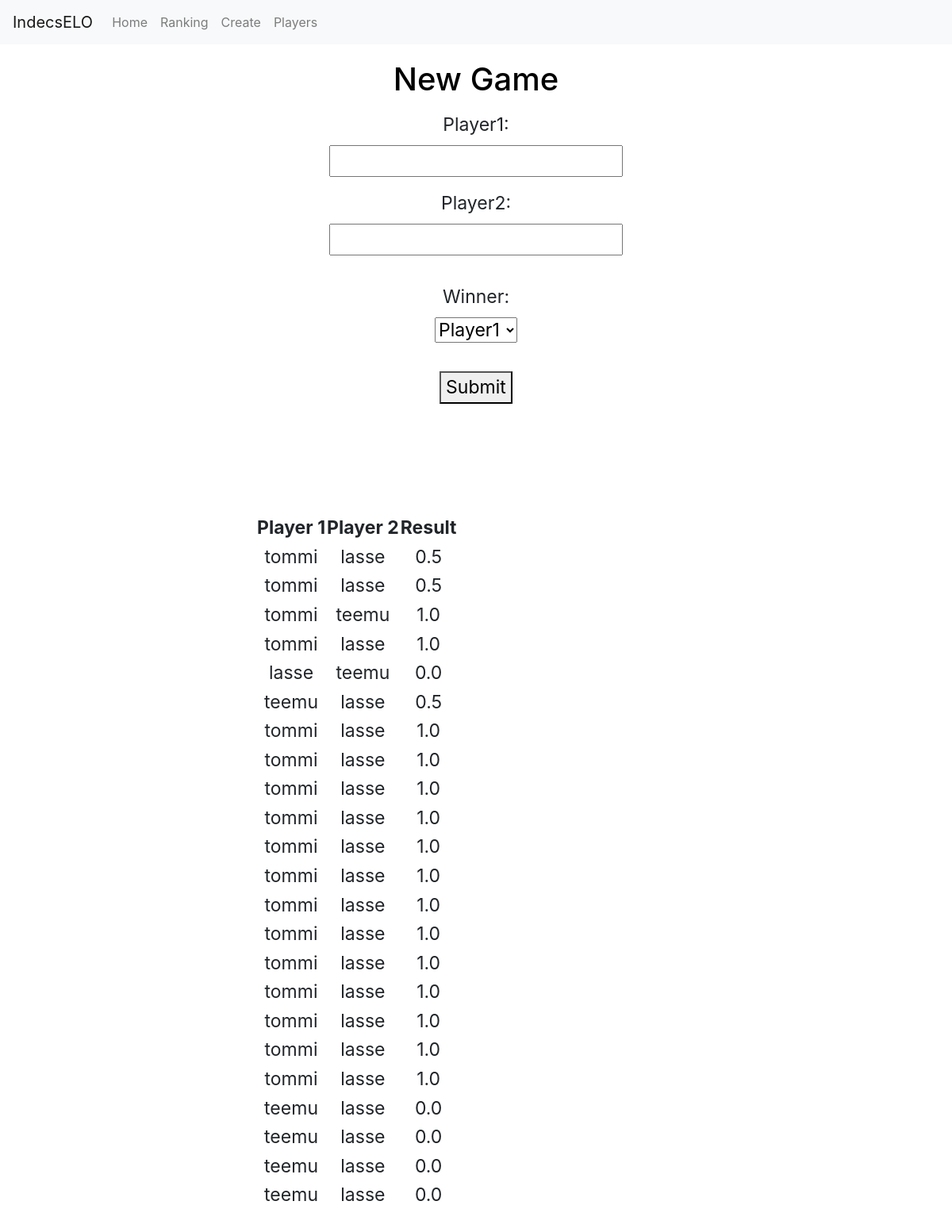
/, run on an earlier commit of the app's database.
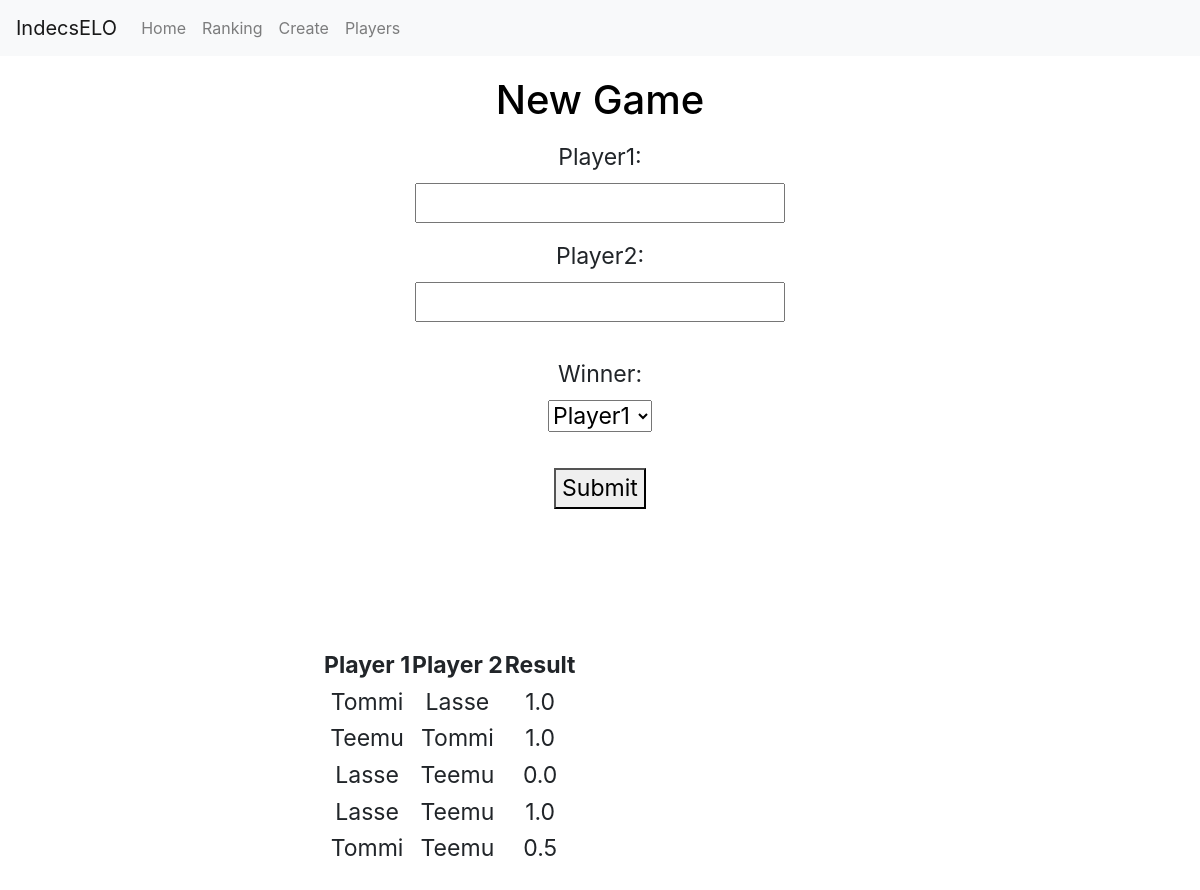
And on a later commit of the database.
### chessapp/models.py (models this page shows, shortened)
class Game(models.Model):
    player1 = models.CharField(max_length=20)
    player2 = models.CharField(max_length=20)
    result = models.FloatField()
    player1ELO = models.IntegerField()
    player2ELO = models.IntegerField()
    dateTime = models.DateTimeField(auto_now_add=True)

### chessapp/views.py (the view, shortened to what this page needs)
# urls.py: 2. Add a URL to urlpatterns:  path('', views.home, name='home')
def home(request):
    users = User.objects.all()
    games = Game.objects.all()
    games_list = []
    for game in games:
        games_list.append(game)
    if request.method == 'GET':
        return render(request, 'chessapp/home.html', {'users':users, "games":games_list})
    elif not username_present(request.POST['player1']):
        return render(request, 'chessapp/home.html', {'users':users, 'error1':'Can not find Player 1.', "games":games_list})
    elif not username_present(request.POST['player2']):
        return render(request, 'chessapp/home.html', {'users':users, 'error2':'Can not find Player 2.', "games":games_list})

### chessapp/templates/chessapp/home.html (shortened to what this page needs)
{% extends 'chessapp/base.html' %}
{% block content %}
<div class="base-container">
  <h1>New Game</h1>
  <form class="userform" method="post">
    <label for="nickname">Player1:</label><br>
    <input type="text" id="nname" name="player1" placeholder=""><br>
    <label for="realname">Player2:</label><br>
    <input type="text" id="rname" name="player2" placeholder=""><br><br>
    <label for="realname">Winner:</label><br>
    <select name="outcome" id="outcomedrop">
      <option value="1">Player1</option>
    </select><br><br>
    <button class="createbutton" id="createbutton" type="Submit" name="createbutton">Submit</button>
  </form>
  <br>
  <br>
  <br>
  <br>
  <div class="game">
    <table>
      <tr>
        <th>Player 1</th>
        <th>Player 2</th>
        <th>Result</th>
      </tr>
      {% for game in games %}
      <tr>
        <td>{{ game.player1 }}</td>
        <td>{{ game.player2 }}</td>
        <td>{{ game.result }}</td>
      </tr>
       {% endfor %}
    </table>
  </div>
</div>
{% endblock %}

What changed in the data, as far as the page shows it:
removed Game: player1 "tommi", player2 "lasse", result "0.5"
removed Game: player1 "teemu", player2 "lasse", result "0.5"
removed Game: player1 "tommi", player2 "lasse", result "1.0"
removed Game: player1 "tommi", player2 "lasse", result "1.0"
removed Game: player1 "tommi", player2 "lasse", result "1.0"
removed Game: player1 "tommi", player2 "lasse", result "1.0"
removed Game: player1 "tommi", player2 "lasse", result "1.0"
removed Game: player1 "tommi", player2 "lasse", result "1.0"
removed Game: player1 "tommi", player2 "lasse", result "1.0"
removed Game: player1 "tommi", player2 "lasse", result "1.0"
removed Game: player1 "tommi", player2 "lasse", result "1.0"
removed Game: player1 "tommi", player2 "lasse", result "1.0"
removed Game: player1 "tommi", player2 "lasse", result "1.0"
removed Game: player1 "tommi", player2 "lasse", result "1.0"
removed Game: player1 "tommi", player2 "lasse", result "1.0"
removed Game: player1 "teemu", player2 "lasse", result "0.0"
removed Game: player1 "teemu", player2 "lasse", result "0.0"
removed Game: player1 "teemu", player2 "lasse", result "0.0"
removed Game: player1 "teemu", player2 "lasse", result "0.0"
changed Game (number 1 of 5 on the later page): player1 "tommi" → "Tommi"; player2 "lasse" → "Lasse"; result "0.5" → "1.0"
added Game: player1 "Teemu", player2 "Tommi", result "1.0"
changed Game (number 3 of 5 on the later page): player1 "tommi" → "Lasse"; player2 "teemu" → "Teemu"; result "1.0" → "0.0"
changed Game (number 4 of 5 on the later page): player1 "tommi" → "Lasse"; player2 "lasse" → "Teemu"
changed Game (number 5 of 5 on the later page): player1 "lasse" → "Tommi"; player2 "teemu" → "Teemu"; result "0.0" → "0.5"
